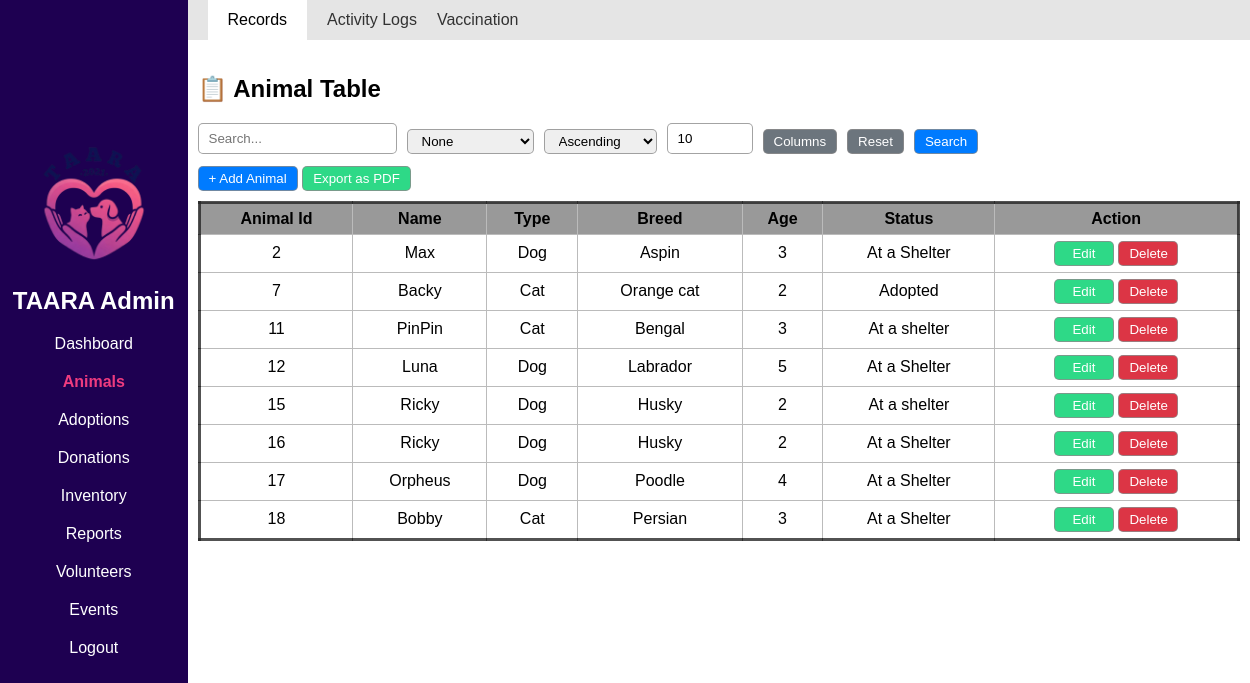
Screenshot of /Admin/animals-records.php with the database file from the repository.
### tables this page shows
CREATE TABLE `animal` (
  `animal_id` int(25) NOT NULL,
  `name` varchar(255) NOT NULL,
  `description` varchar(1000) NOT NULL,
  `type` varchar(255) NOT NULL,
  `breed` varchar(255) NOT NULL,
  `gender` varchar(20) NOT NULL,
  `age` int(10) NOT NULL,
  `behavior` varchar(225) NOT NULL,
  `date_rescued` date NOT NULL,
  `status` varchar(255) NOT NULL,
  `img` varchar(500) NOT NULL DEFAULT 'dog.png'
);

### includes/db_connection.php (called while the page is built, shortened)
<?php
function connect() {
    $servername =  "localhost";
    $username =  "root";
    $password =  "";
    $dbname =  "taara_db";
    $conn = new mysqli($servername, $username, $password, $dbname);
    return $conn;
}
class DatabaseCRUD {
    private $conn;
    private $table;
    public function __construct($table) {
        $this->conn = connect();
        $this->table = $table;
        $this->columns = $this->getTableColumns();
    }
    private function getTableColumns() {
        $query = "SHOW COLUMNS FROM `$this->table`";
        $result = $this->conn->query($query);
        $cols = [];
        while ($row = $result->fetch_assoc()) {
            $cols[$row['Field']] = $row;
        }
        return $cols;
    }
    public function readAll() {
        $sql = "SELECT * FROM {$this->table}";
        $result = $this->conn->query($sql);
        $rows = [];
        if ($result && $result->num_rows > 0) {
            while ($row = $result->fetch_assoc()) {
                $rows[] = $row;
            }
        }
        return $rows;
    }
}

### Admin/animals-records.php (the view, shortened to what this page needs)
<?php
include "../includes/db_connection.php";
include "../Admin/admin_ui.php";
$tableName = 'animal';
$pk = 'animal_id';
$crud = new DatabaseCRUD($tableName);
$tableData = $crud->readAll();
$fieldsConfig = [
    'animal_id' => 'id',
    'name' => 'text',
    'description' => 'textarea',
    'type' => ['Dog','Cat','Other'],
    'breed' => 'text',
    'gender' => ['Male','Female'],
    'age' => 'number',
    'behavior' => ['Friendly','Playful','Calm','Aggressive','Timid'],
    'date_rescued' => 'date',
    'status' => ['At a Shelter','Adopted','Pending Adoption'],
    'img' => 'image'
];
$visibleColumns = $_SESSION['visibleColumns'];
function e($v){ return htmlspecialchars($v ?? '', ENT_QUOTES); }
include "../includes/post_handler.php"
?>
<!DOCTYPE html>
<html>
<head>
<link rel="stylesheet" href="../CSS/admin_style.css">
</head>
<body>
<?= displayNav('animals'); ?>
<main class="content flex-c">
    <header class='top-nav flex-r'>
        <a href='animals-records.php' class='top-active'>Records</a>
        <a href='animals-activities.php'>Activity Logs</a>
        <a href='animals-vaccinations.php'>Vaccination</a>
    </header>
    <div style='padding-inline:10px;'>
        <h2>📋 <?= ucwords(str_replace('_',' ',$tableName)) ?> Table</h2>
        <form method="POST" enctype="multipart/form-data" style="margin-bottom:12px;">
            <div class="search-group">
                <input type="text" name="search_bar" class="search-bar" placeholder="Search..." value="<?= e($_POST['search_bar'] ?? '') ?>">
                <select name="search_by">
                    <option value="none">None</option>
                </select>
                <select name="order_by" placeholder='Order by'>
                    <option value="ascending" <?= (isset($_POST['order_by']) && $_POST['order_by']==='ascending')?'selected':'' ?>>Ascending</option>
                </select>
                <input type="number" name="num_of_results" min="1" max="1000" value="<?= intval($_POST['num_of_results']??10) ?>" placeholder='Results shown'>
                <button type="button" class="btn btn-secondary" onclick="toggleColumnSelector()">Columns</button>
                <button type="submit" name="reset_btn" class="btn btn-secondary">Reset</button >
                <button type="submit" name="search_btn" class="btn btn-primary">Search</button>
            </div>
        </form>
        <button class="btn btn-primary" onclick="openSharedModal('add')">+ Add <?= ucwords($tableName) ?></button>
        <a href="../export/export_pdf.php?table=<?=$tableName?>" target="_blank"><button type='button' class="btn btn-success">Export as PDF</button></a>
        <div class="result-table">
            <table class="rounded-border">
                <thead>
                <tr>
                    <?php foreach($visibleColumns as $f): ?>
                        <th><?= ucwords(str_replace('_',' ',$f)) ?></th>
                    <?php endforeach; ?>
                    <th>Action</th>
                </tr>
                </thead>
                <tbody>
                <?php foreach($tableData as $row): ?>
                <tr>
                    <?php foreach($visibleColumns as $f): ?>
                        <?php if ($fieldsConfig[$f] === 'image'): ?>
                            <?php
                                $imgFile = $row[$f] ?? '';
                                $imgPath = "../Assets/UserGenerated/" . $imgFile;
                                $exists = !empty($imgFile) && file_exists(__DIR__ . "/../Assets/UserGenerated/" . $imgFile);
                            ?>
                            <td>
                                <?php if ($exists): ?>
                                    <img
                                        src="<?= $imgPath ?>"
                                        class="thumb-img"
                                        onclick="openImagePreview('<?= $imgPath ?>')">
                                <?php else: ?>
                                    <span>No image</span>
                                <?php endif; ?>
                            </td>
                        <?php else: ?>
                            <td><?= e($row[$f] ?? '') ?></td>
                        <?php endif; ?>
                    <?php endforeach; ?>
                    <td style="width: auto;">
                        <?php $json = htmlspecialchars(json_encode($row, JSON_HEX_APOS | JSON_HEX_QUOT), ENT_QUOTES, 'UTF-8'); ?>
                        <button onclick='openSharedModal("edit", <?= $json ?>)' style='width:60px;' class='btn btn-success action-btn'>Edit</button>
                        <button onclick='openDeleteModal(<?= e($row[$pk]) ?>,"<?= e($row[$pk]) ?>")' style='width:60px;' class='btn btn-danger action-btn'>Delete</button>
                    </td>
                </tr>
                <?php endforeach; ?>
                </tbody>
            </table>
        </div>
    </div>
</main>
</body>
</html>

### CSS/admin_style.css (style rules this page uses)
* { font-family: Arial, Helvetica, sans-serif; }
body { margin: 0; }
main { gap: 15px; height: auto; }
table { text-align: center; width: 100%; border-collapse: collapse; margin-block: 10px; }
thead { border-collapse: collapse; background-color: #999999; }
th,td { padding: 6px 8px; border: 1px solid #bbb; }
a { text-decoration: none; color: inherit; }
input, select, datalist, button, textarea { border: 1px solid rgba(141, 141, 141, 0.8); width: auto; border-radius: 5px; height: 25px; padding: 2px 10px; }
.flex-c { display: flex; flex-direction: column; }
.flex-r { display: flex; flex-direction: row; }
.rounded-border { border: 3px solid rgba(39, 39, 39, 0.8); border-radius: 15px; }
.top-nav { width: 100%; height: 5vh; box-shadow: 1px rgba(5, 2, 2, 0.3); display: flex; flex-direction: row; align-items: center; padding-inline: 20px; gap: 20px; background-color: #e5e5e5; color: #323232; }
.top-active { background-color: white; border-radius: 5px; padding: 20px; color: #000000; }
.content { margin-left: 15vw; }
.search-group { gap: 0.2rem; display: flex; align-items: flex-end; gap: 10px; }
.btn { cursor:pointer; place-content: center; place-items: center; }
.btn-primary { background:#007bff; color:#fff; }
.btn-danger { background:#dc3545; color:#fff; }
.btn-success { background:#2ed987; color:#fff; }
.btn-secondary { background:#6c757d; color:#fff; }

### rows the page displays
animal: animal_id "2", name "Max", type "Dog", breed "Aspin", age "3", status "At a Shelter"
animal: animal_id "7", name "Backy", type "Cat", breed "Orange cat", age "2", status "Adopted"
animal: animal_id "11", name "PinPin", type "Cat", breed "Bengal", age "3", status "At a shelter"
animal: animal_id "12", name "Luna", type "Dog", breed "Labrador", age "5", status "At a Shelter"
animal: animal_id "15", name "Ricky", type "Dog", breed "Husky", age "2", status "At a shelter"
animal: animal_id "16", name "Ricky", type "Dog", breed "Husky", age "2", status "At a Shelter"
animal: animal_id "17", name "Orpheus", type "Dog", breed "Poodle", age "4", status "At a Shelter"
animal: animal_id "18", name "Bobby", type "Cat", breed "Persian", age "3", status "At a Shelter"

### other values shown
str_replace('_',' ',$tableName) "Animal"
$tableName "Animal"
str_replace('_',' ',$f) "Animal Id"
str_replace('_',' ',$f) "Name"
str_replace('_',' ',$f) "Type"
str_replace('_',' ',$f) "Breed"
str_replace('_',' ',$f) "Age"
str_replace('_',' ',$f) "Status"
